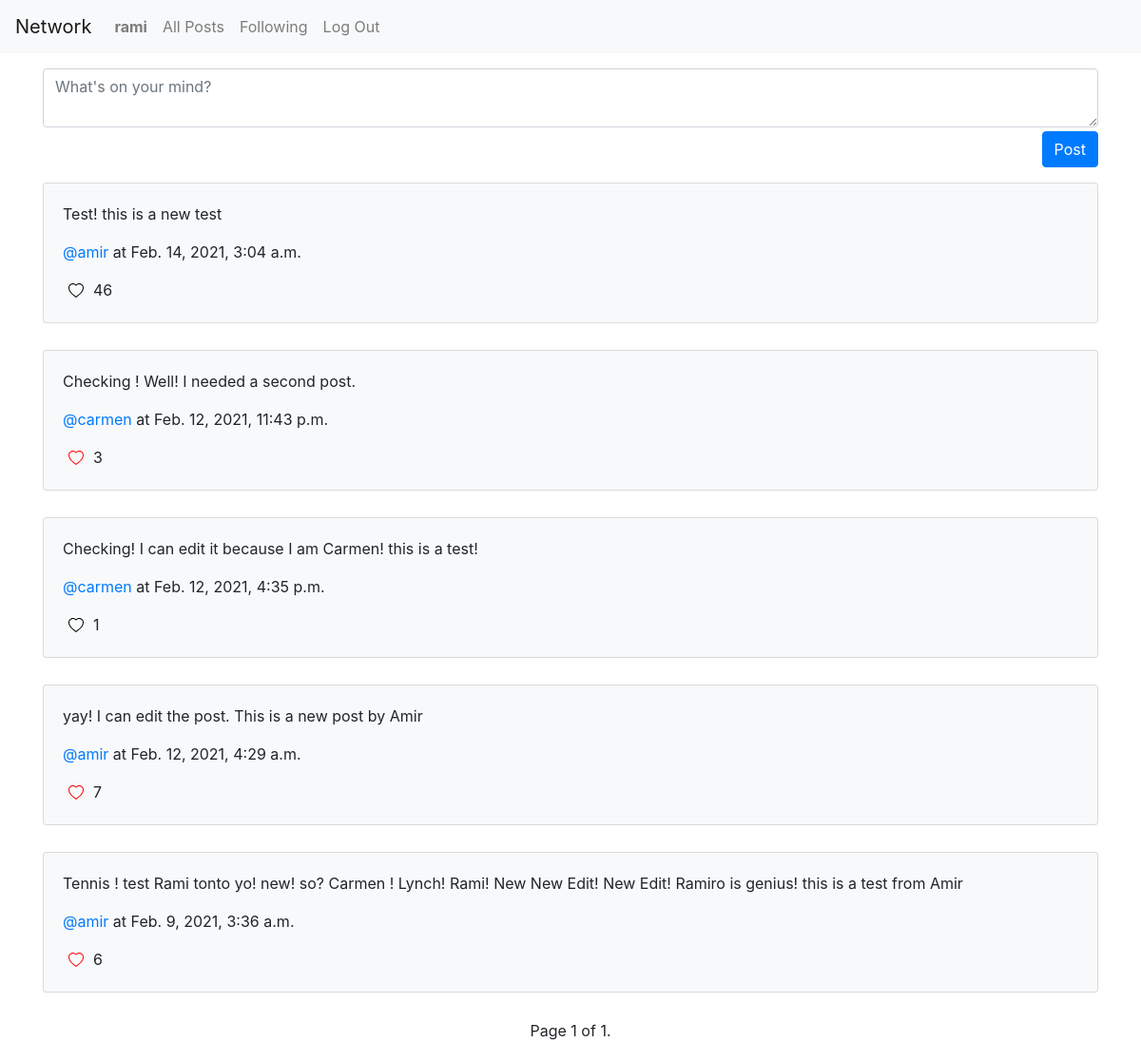
Page /following (signed in) on the committed database.
### network/models.py (models this page shows, shortened)
class User(AbstractUser):
    pass

class Post(models.Model):
    author = models.ForeignKey('User', on_delete=models.CASCADE, blank=True, null=True)
    body = models.TextField(blank=True, null=True)
    created = models.DateTimeField(auto_now_add=True)
    updated = models.DateTimeField(auto_now=True, null=True, blank=True)
    liked = models.BooleanField(default=False)
    total_likes = models.IntegerField(default=0)
    user_who_liked = models.ManyToManyField('User', blank=True, related_name="user_liked")
    class Meta:
        ordering = ('-created',)

### network/views.py (the view)
# urls.py: path("following", views.following, name="following"),
@login_required
def following(request):
    user = request.user
    following_posts = Author.objects.filter(user_from=request.user).values('user_to_id')
    posts = Post.objects.filter(author__in=following_posts)
    for post in posts:
        post.liked = Like.objects.filter(who_liked_it=user, post=post).exists()
        post.save()
    paginator = Paginator(posts, 10)
    page_number = request.GET.get('page')
    page_obj = paginator.get_page(page_number)
    post_form = PostForm()
    if request.method == 'POST':
        addpost(request)
    return render(request, "network/following.html", {
        "page_obj": page_obj,
        "post_form": post_form,
        "user": user
    })

### network/forms.py
class PostForm(forms.ModelForm):
    class Meta:
        model = Post
        fields = ['body']
        labels = {
            'body':""
        }
        widgets = {
            "body": forms.Textarea(
                attrs={
                    "class":"form-control",
                    "placeholder":"What's on your mind?",
                    "rows":"2",
                }
            )
        }

### network/templates/network/following.html (shortened to what this page needs)
{% extends "network/layout.html" %}
{% block body %}
<div class="container">
    <div class="row mt-3">
        <div class="col-sm">
                <div class="form-group">
                    <form  action="{% url 'addpost' %}" method="post">
                            {{ post_form }}
                    <button type="submit" class="btn btn-primary float-right mt-1 mb-3">Post</button>
                    </form>
                </div>
        </div>
    </div>
</div>
{% for post in page_obj %}
<div class="container">
    <div class="row">
        <div class="col-sm">
            <div class="card bg-light mb-1">
                        <div class="card-body" id="post_card-{{post.id}}">
                        <p class="card-text" id="post_body-{{post.id}}">{{ post.body }}</p>
                        <p class="card-text"><a href="{% url 'user_list' post.author.id %}">@{{ post.author}}</a> at {{ post.created }}</p>
                        <form action="{% url 'liketoggle' post.id %}" method="post">
                            <button class="card-text float-left no-border" type="submit">
                                <svg id="liker-{{ post.id }}" onclick="post_liker('{{post.id}}')" xmlns="http://www.w3.org/2000/svg" width="20" height="20" fill="{% if post.liked %}red{% else %}black{% endif %}" class="bi bi-heart" viewBox="0 0 20 20">
                                <path d="M8 2.748l-.717-.737C5.6.281 2.514.878 1.4 3.053c-.523 1.023-.641 2.5.314 4.385.92 1.815 2.834 3.989 6.286 6.357 3.452-2.368 5.365-4.542 6.286-6.357.955-1.886.838-3.362.314-4.385C13.486.878 10.4.28 8.717 2.01L8 2.748zM8 15C-7.333 4.868 3.279-3.04 7.824 1.143c.06.055.119.112.176.171a3.12 3.12 0 0 1 .176-.17C12.72-3.042 23.333 4.867 8 15z"/>
                                </svg>
                            </button>
                        </form>
                          <p class="card-text float-left" id="count_likes-{{ post.id }}">{{ post.total_likes }}</p>
                    </div>
            </div>
        </div>
    </div>
</div>
<br>
{% endfor %}
<div class="pagination justify-content-center">
    <span class="step-links">
        <span class="current">
            Page {{ page_obj.number }} of {{ page_obj.paginator.num_pages }}.
        </span>
    </span>
</div>
{% endblock %}

### network/templates/network/layout.html (shortened to what this page needs)
{% load static %}
<!DOCTYPE html>
<html lang="en">
    <head>
        <link rel="stylesheet" href="https://stackpath.bootstrapcdn.com/bootstrap/4.4.1/css/bootstrap.min.css">
        <link href="{% static 'network/styles.css' %}" rel="stylesheet">
    </head>
    <body>
        <nav class="navbar navbar-expand-lg navbar-light bg-light">
            <a class="navbar-brand" href="#">Network</a>
            <div>
              <ul class="navbar-nav mr-auto">
                {% if user.is_authenticated %}
                    <li class="nav-item">
                        <a class="nav-link" href="#"><strong>{{ user.username }}</strong></a>
                    </li>
                {% endif %}
                <li class="nav-item">
                  <a class="nav-link" href="{% url 'allposts' %}">All Posts</a>
                </li>
                {% if user.is_authenticated %}
                    <li class="nav-item">
                        <a class="nav-link" href="{% url 'following' %}">Following</a>
                    </li>
                    <li class="nav-item">
                        <a class="nav-link" href="{% url 'logout' %}">Log Out</a>
                    </li>
                {% endif %}
              </ul>
            </div>
          </nav>
        <div class="body">
            {% block body %}
            {% endblock %}
        </div>
    </body>
</html>

### network/static/network/styles.css (style rules this page uses)
.no-border { border: 0; background-color: transparent !important; }

### rows in the picture
User: username "rami"
Post: body "Test! this is a new test", author "amir", created "Feb. 14, 2021, 3:04 a.m.", total_likes "46"
Post: body "Checking ! Well! I needed a second post.", author "carmen", created "Feb. 12, 2021, 11:43 p.m.", total_likes "3"
Post: body "Checking! I can edit it because I am Carmen! this is a test!", author "carmen", created "Feb. 12, 2021, 4:35 p.m.", total_likes "1"
Post: body "yay! I can edit the post. This is a new post by Amir", author "amir", created "Feb. 12, 2021, 4:29 a.m.", total_likes "7"
Post: body "Tennis ! test Rami tonto yo! new! so? Carmen ! Lynch! Rami! New New Edit! New Edit! Ramiro is genius! this is a test from Amir", author "amir", created "Feb. 9, 2021, 3:36 a.m.", total_likes "6"

### other values in the picture
{{ page_obj.number }} "1"
{{ page_obj.paginator.num_pages }} "1"
